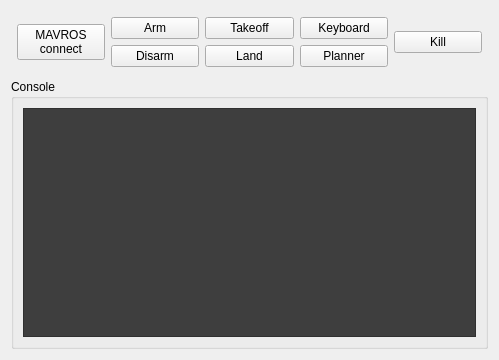
<?xml version="1.0" encoding="UTF-8"?>
<ui version="4.0">
 <class>GCS</class>
 <widget class="QWidget" name="GCS">
  <property name="geometry">
   <rect>
    <x>0</x>
    <y>0</y>
    <width>499</width>
    <height>360</height>
   </rect>
  </property>
  <property name="windowTitle">
   <string>Form</string>
  </property>
  <layout class="QGridLayout" name="gridLayout_2">
   <item row="0" column="0">
    <layout class="QVBoxLayout" name="verticalLayout" stretch="1,20">
     <item>
      <layout class="QGridLayout" name="gridLayout" rowstretch="0,0">
       <property name="sizeConstraint">
        <enum>QLayout::SetMaximumSize</enum>
       </property>
       <property name="margin">
        <number>6</number>
       </property>
       <property name="verticalSpacing">
        <number>6</number>
       </property>
       <item row="0" column="4" rowspan="2">
        <widget class="QPushButton" name="pb_kill">
         <property name="sizePolicy">
          <sizepolicy hsizetype="Minimum" vsizetype="Fixed">
           <horstretch>0</horstretch>
           <verstretch>0</verstretch>
          </sizepolicy>
         </property>
         <property name="styleSheet">
          <string notr="true">border-color: qlineargradient(spread:pad, x1:0, y1:0, x2:1, y2:0, stop:0 rgba(0, 0, 0, 255), stop:1 rgba(255, 255, 255, 255));</string>
         </property>
         <property name="text">
          <string>Kill</string>
         </property>
        </widget>
       </item>
       <item row="0" column="3">
        <widget class="QPushButton" name="pb_keyboard">
         <property name="text">
          <string>Keyboard</string>
         </property>
        </widget>
       </item>
       <item row="0" column="2">
        <widget class="QPushButton" name="pb_takeoff">
         <property name="text">
          <string>Takeoff</string>
         </property>
        </widget>
       </item>
       <item row="1" column="1">
        <widget class="QPushButton" name="pb_disarm">
         <property name="text">
          <string>Disarm</string>
         </property>
        </widget>
       </item>
       <item row="1" column="2">
        <widget class="QPushButton" name="pb_land">
         <property name="text">
          <string>Land</string>
         </property>
        </widget>
       </item>
       <item row="1" column="3">
        <widget class="QPushButton" name="pb_planner">
         <property name="text">
          <string>Planner</string>
         </property>
        </widget>
       </item>
       <item row="0" column="0" rowspan="2">
        <widget class="QPushButton" name="pb_connect">
         <property name="sizePolicy">
          <sizepolicy hsizetype="Minimum" vsizetype="Fixed">
           <horstretch>0</horstretch>
           <verstretch>0</verstretch>
          </sizepolicy>
         </property>
         <property name="styleSheet">
          <string notr="true">border-color: qlineargradient(spread:pad, x1:0, y1:0, x2:1, y2:0, stop:0 rgba(0, 0, 0, 255), stop:1 rgba(255, 255, 255, 255));</string>
         </property>
         <property name="text">
          <string>MAVROS
connect</string>
         </property>
        </widget>
       </item>
       <item row="0" column="1">
        <widget class="QPushButton" name="pb_arm">
         <property name="text">
          <string>Arm</string>
         </property>
        </widget>
       </item>
      </layout>
     </item>
     <item>
      <widget class="QGroupBox" name="groupBox">
       <property name="layoutDirection">
        <enum>Qt::LeftToRight</enum>
       </property>
       <property name="autoFillBackground">
        <bool>false</bool>
       </property>
       <property name="styleSheet">
        <string notr="true">border-color: rgb(0, 0, 0);</string>
       </property>
       <property name="title">
        <string>Console</string>
       </property>
       <layout class="QVBoxLayout" name="verticalLayout_2">
        <item>
         <widget class="QTextEdit" name="textEdit_console">
          <property name="maximumSize">
           <size>
            <width>500</width>
            <height>300</height>
           </size>
          </property>
          <property name="styleSheet">
           <string notr="true">color: rgb(255, 255, 255);
background-color: rgb(62, 62, 62);</string>
          </property>
         </widget>
        </item>
       </layout>
      </widget>
     </item>
    </layout>
   </item>
  </layout>
  <zorder></zorder>
 </widget>
 <resources/>
 <connections/>
</ui>
